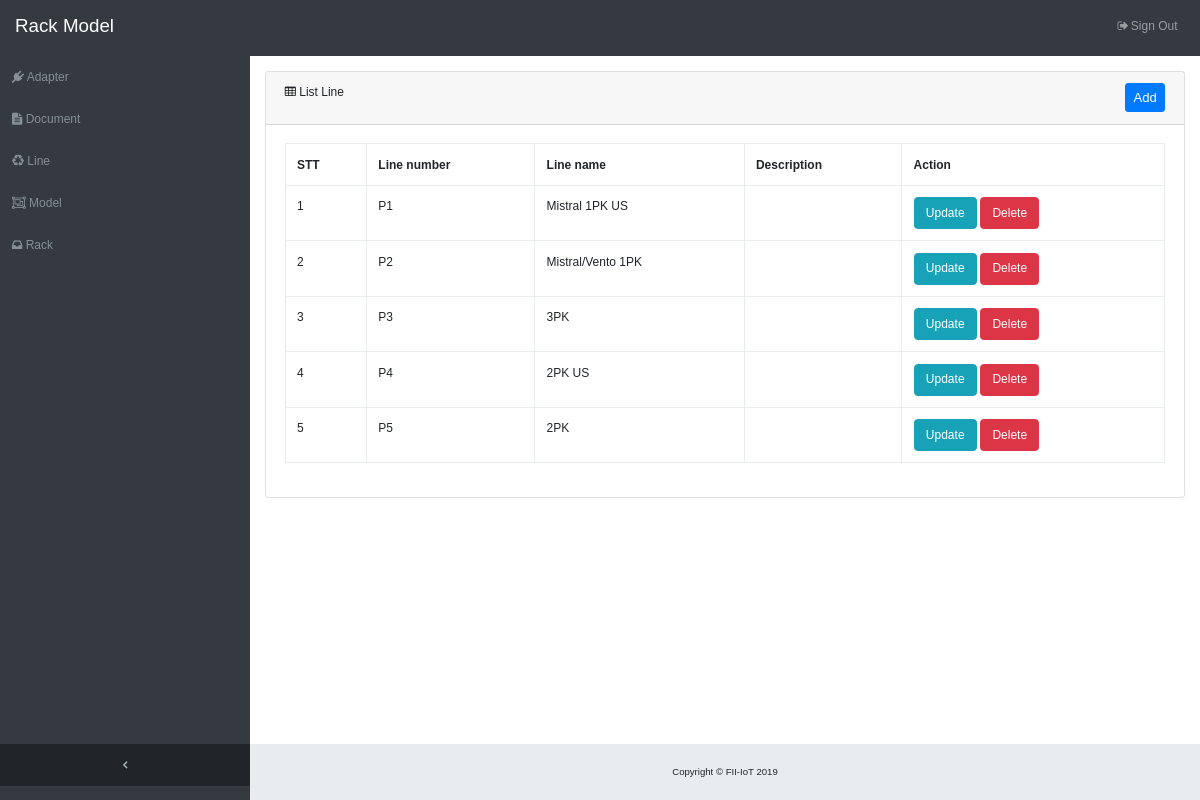
Page /?task=showListLine (signed in) on the committed database.
### tables this page shows
CREATE TABLE `line` (
  `id` int(11) NOT NULL,
  `number` varchar(255) NOT NULL,
  `name` varchar(255) NOT NULL,
  `description` varchar(255) DEFAULT NULL
);

### views/View.php (called while the page is built, shortened)
<?php
	class View{
		public function showListLine($data){
			require_once('template/list-line.php');
		}
	}
?>

### controllers/Controller.php (called while the page is built, shortened)
<?php include_once("models/Model.php"); ?>
<?php include_once("views/View.php"); ?>
<?php
	class Controller{
		private $model = null;
		private $view = null;
		function __construct($foo = null){
			$this->model = new Model();
			$this->view = new View();
		}
		public function showListLine(){
			$this->data = $this->model->getListLine();
			$this->view->showListLine($this->data);
		}
	}
?>

### index.php (called while the page is built, shortened)
<?php include_once("controllers/Controller.php"); ?>
<?php
	$controller = new Controller();
	$isLogged = false;
	if(isset($_SESSION['logged'])){
		$isLogged = $_SESSION['logged'];
	}
	$task = "frmLogin";
	if($isLogged){
		$task = "showListAdapter";
		if(isset($_GET['task'])){
			$task = $_GET['task'];
		}
	}
	$controller->$task();
	return;
?>

### models/Model.php (called while the page is built, shortened)
<?php
	class Model{
		private $con = null;
		function __construct(){
			$this->con = mysqli_connect(HOST, USER, PASS, NAME_DB);
			mysqli_set_charset($this->con, "utf8");
		}
		public function getListLine(){
			$query = "SELECT * FROM `line` WHERE 1";
			$data = $this->con->query($query);
			$numRows = $data->num_rows;
			$result = array();
			if($numRows > 0){
				while($row = $data->fetch_assoc()){
					$result[] = $row;
				}
			}
			return $result;
		}
	}
?>

### template/list-line.php (the view)
<?php include_once("template/header.php"); ?>
      <div class="row">
        <div class="col-12">
        <div class="card mb-3">
          <div class="card-header">
            <i class="fa fa-table"></i> List Line <a href="?task=frmInsertLine" class="float-right"><button class="btn btn-primary btn-sm">Add</button></a>
          </div>
          <div class="card-body">
            <div class="table-responsive">
               <table class="table table-bordered" id="dataTable" width="100%" cellspacing="0">
      					<tr>
                  <th>STT</th>
                  <th>Line number</th>
                  <th>Line name</th>
                  <th>Description</th>
                  <th>Action</th>
                </tr>
                <?php $stt = 0; ?>
                <?php foreach ($data as $key => $value) : ?>
                  <tr>
                    <td><?php echo ++$stt; ?></td>
                    <td><?php echo $value['number']; ?></td>
                    <td><?php echo $value['name']; ?></td>
                    <td><?php echo $value['description']; ?></td>
                    <td>
                      <a href="?task=frmUpdateLine&id=<?php echo $value['id']; ?>"><button type="button" class="btn btn-info font-size-12">Update</button></a>
                      <a href="?task=deleteLine&id=<?php echo $value['id']; ?>"><button type="button" class="btn btn-danger font-size-12">Delete</button></a>
                    </td>
                  </tr>
                <?php endforeach; ?>
              </table>
            </div>
          </div>
        </div>
      </div>
    </div>
<?php include_once("template/footer.php"); ?>

### template/css/sb-admin.css (style rules this page uses)
html { position: relative; min-height: 100%; }
body { overflow-x: hidden; }
body.sticky-footer { margin-bottom: 56px; }
body.fixed-nav { padding-top: 56px; }

### template/css/w3.css (style rules this page uses)
html { box-sizing:border-box }
*,*:before,*:after { box-sizing:inherit }
html { -ms-text-size-adjust:100%;-webkit-text-size-adjust:100% }
body { margin:0 }
a { background-color:transparent }
button,input,select,textarea,optgroup { font:inherit;margin:0 }
button,input { overflow:visible }
button,select { text-transform:none }
button,[type=button],[type=reset],[type=submit] { -webkit-appearance:button }
html,body { font-family:Verdana,sans-serif;font-size:15px;line-height:1.5 }
html { overflow-x:hidden }
a { color:inherit }

### template/style.css (style rules this page uses)
body { padding: 0px; margin: 0px; font-size: 12px !important; }
.font-size-12 { font-size: 12px !important; }

### rows in the picture
line: number "P1", name "Mistral 1PK US"
line: number "P2", name "Mistral/Vento 1PK"
line: number "P3", name "3PK"
line: number "P4", name "2PK US"
line: number "P5", name "2PK"
